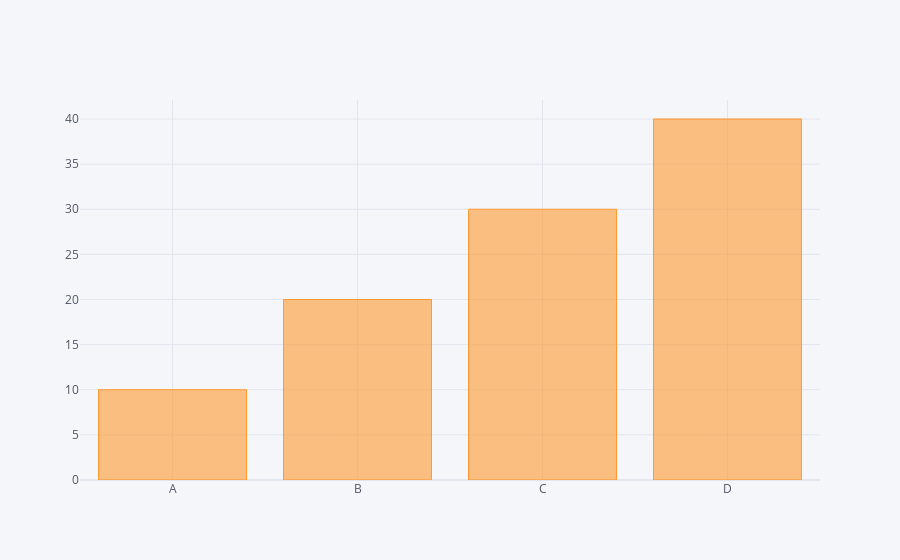

The cell this chart's notebook holds for it:
### Markdown cell above
## Bar Plots

### Code cell
df2.iplot(kind='bar',x='Category',y='Point')

### Figure 1 — Plotly figure (JSON) as saved in the notebook; plotly's stock layout.template omitted (floating-point values rounded to 4 significant figures)
{"data": [{"marker": {"color": "rgba(255, 153, 51, 0.6)", "line": {"color": "rgba(255, 153, 51, 1.0)", "width": 1}}, "name": "Point", "orientation": "v", "text": "", "type": "bar", "x": ["A", "B", "C", "D"], "y": [10, 20, 30, 40]}], "layout": {"legend": {"bgcolor": "#F5F6F9", "font": {"color": "#4D5663"}}, "paper_bgcolor": "#F5F6F9", "plot_bgcolor": "#F5F6F9", "title": {"font": {"color": "#4D5663"}}, "xaxis": {"gridcolor": "#E1E5ED", "showgrid": true, "tickfont": {"color": "#4D5663"}, "title": {"font": {"color": "#4D5663"}, "text": ""}, "zerolinecolor": "#E1E5ED"}, "yaxis": {"gridcolor": "#E1E5ED", "showgrid": true, "tickfont": {"color": "#4D5663"}, "title": {"font": {"color": "#4D5663"}, "text": ""}, "zerolinecolor": "#E1E5ED"}}}
